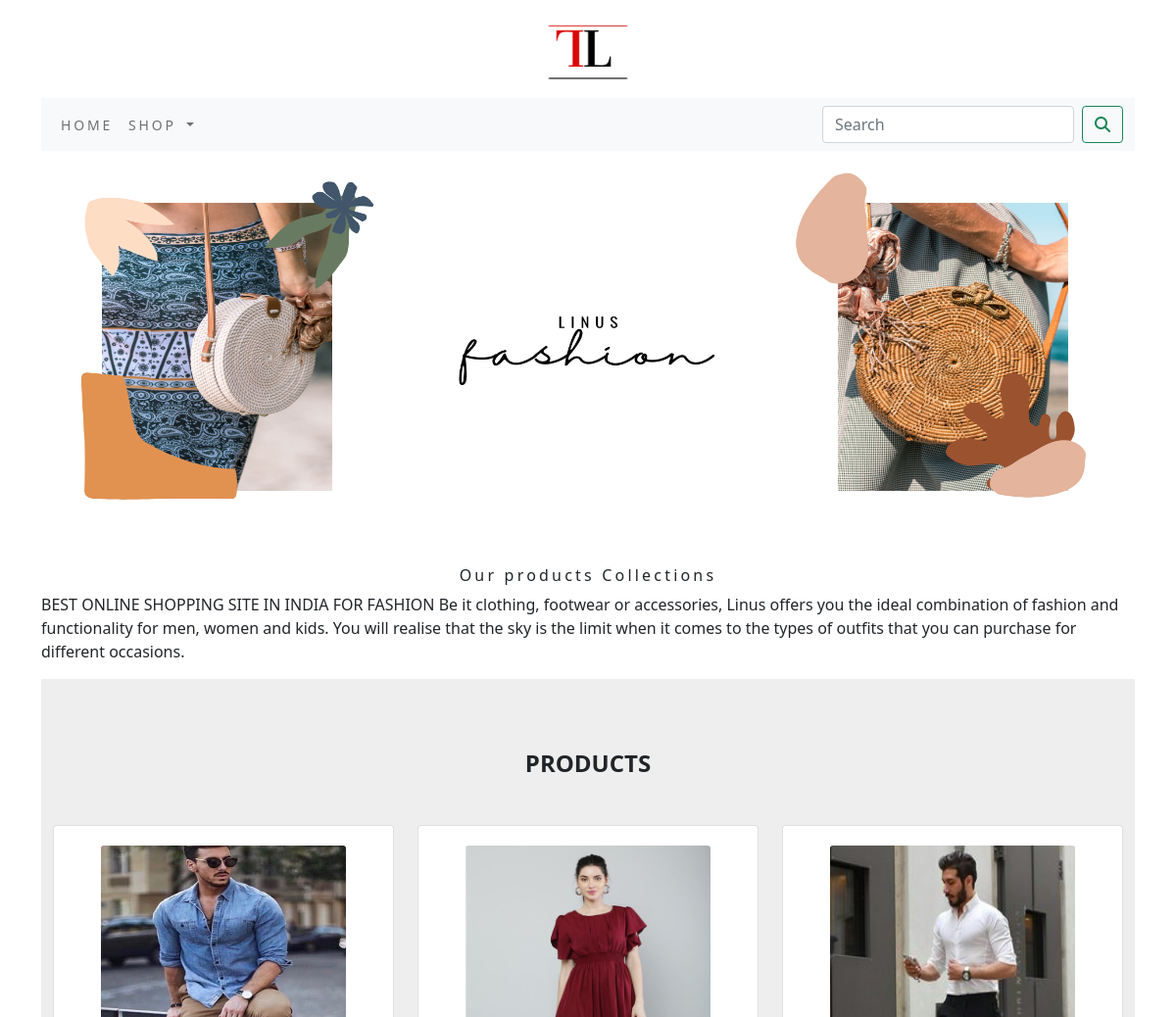
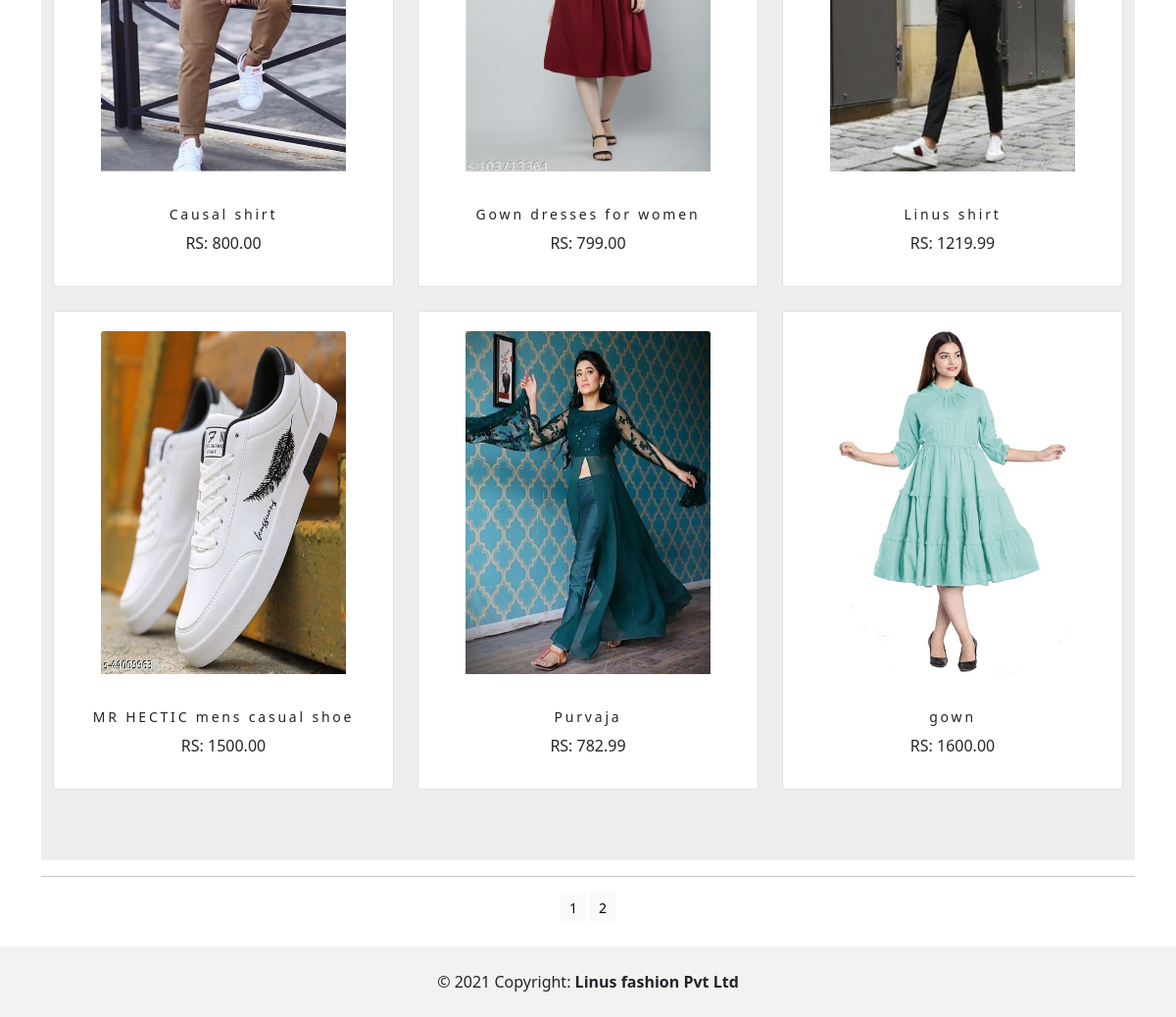
The app's page /shop/ with its own data (2 pictures, top to bottom).
### shop/models.py (models this page shows)
class Product(models.Model):
    name=models.CharField(max_length=250,unique=True)
    slug=models.SlugField(max_length=250,unique=True)
    description=models.TextField(blank=True)
    price=models.DecimalField(max_digits=10,decimal_places=2)
    category=models.ForeignKey(category,on_delete=models.CASCADE)
    image=models.ImageField(upload_to='product',blank=True)
    stock=models.IntegerField()
    available=models.BooleanField(default=True)
    created=models.DateTimeField(auto_now_add=True)
    updated=models.DateTimeField(auto_now=True)
    class Meta:
        ordering=('name',)
        verbose_name='product'
        verbose_name_plural='products'
    def get_url(self):
        return reverse('shop:prodcatdetail', args=[self.category.slug,self.slug])

### shop/views.py (the view)
# urls.py: path('',views.allprodcat, name='allprodcat'),
def allprodcat(request,c_slug=None):
    c_page=None
    products_list=None
    if c_slug!=None:
        c_page=get_object_or_404(category,slug=c_slug)
        products_list=Product.objects.all().filter(category=c_page,available=True)
    else:
        products_list=Product.objects.all().filter(available=True)
    paginator=Paginator(products_list,6)
    try:
        page=int(request.GET.get('page','1'))
    except:
        page=1
    try:
        products=paginator.page(page)
    except (EmptyPage,InvalidPage):
        products=paginator.page(paginator.num_pages)
    return render(request,'category.html',{'category':c_page,'products':products})

### cart/context_processors.py (called while the page is built)
def counter(request):
    item_count=0
    if 'admin' in request.path:
        return {}
    else:
        try:
            cart=Cart.objects.filter(cart_id=_cart_id(request))
            car_item=CartItem.objects.all().filter(cart=cart[:1])
            for cart_item in car_item:
                item_count += cart_item.quantity
        except Cart.DoesNotExist:
            item_count =0
    return dict(item_count=item_count)

### cart/views.py (called while the page is built)
def _cart_id(request):
    cart=request.session.session_key
    if not cart:
        cart=request.session.create()
    return cart

### shop/context_processors.py (called while the page is built)
def menu_links(request):
    links=category.objects.all()
    return dict(links=links)

### shop/models.py (called while the page is built)
    def get_url(self):
        return reverse('shop:products_by_category',args=[self.slug])

### templates/category.html (shortened to what this page needs)
{% extends 'base.html' %}
{% load static %}
{% block content %}
<div class="mx_auto">
    {% if category %}
        <img class="my_image" src="{{category.image.url}}" alt="{{category.name}}">
</div>
    <br>
<div>
    <h1 class="text-center my_title">{{category.name}}</h1>
    <p class="text-justify">{{category.description}}</p>
</div>
{% else %}
<div>
    <img class="my_image my_image_padding" src="{% static 'img/banner.png' %}" alt="Our products" style="width:100%;height:400px;">
</div>
<br>
<div>
    <h1 class="text-center my_title"> Our products Collections</h1>
    <p class="text-justify"> BEST ONLINE SHOPPING SITE IN INDIA FOR FASHION
Be it clothing, footwear or accessories, Linus offers you the ideal combination of fashion and functionality for men, women and kids. You will realise that the sky is the limit when it comes to the types of outfits that you can purchase for different occasions.</p>
</div>
    {% endif %}
<section style="background-color: #eee;">
  <div class="text-center container py-5">
      <h4 class="mt-4 mb-5 text-center"><strong>PRODUCTS</strong></h4>
    <div class="row">
        {% for product in products.object_list %}
      <div class="col-lg-4 col-md-12 mb-4">
        <div class="card text-center">
          <a href="{{product.get_url}}"><img src="{{product.image.url}}"
                                             class="card-img-top my_image" alt="{{product.name}}"  ></a>
          <div class="card-body">
              <h4>{{product.name}}</h4>
              <p>RS: {{product.price}}</p>
          </div>
        </div>
      </div>
        {% endfor %}
    </div>
  </div>
</section>
    <div class="mx-auto">
        {% if products.paginator.num_pages > 1 %}
        <hr>
        <div class="text-center">
            {% for pg in products.paginator.page_range %}
                <a href="?page={{pg}}" class="btn btn-light btn-sm {% if products.number == pg %} active {% endif %}">{{pg}}</a>
        {% endfor %}
        </div>
        {% endif %}
    </div>
    <br>
</div>
{% endblock %}

### templates/base.html (shortened to what this page needs)
{% load static %}
<!DOCTYPE html>
<html lang="en">
<head>
    <link rel="stylesheet" href="{% static 'css/custom.css' %}"
    <link href="{% static 'css/bootstrap.min.css' %}" rel="stylesheet" >
</head>
<body>
<div class="container">
{% include 'header.html' %}
{% include 'nav.html' %}
{% block content %}
{% endblock %}
</div>
{% include 'footer.html' %}
</body>
</html>

### templates/header.html
{% load static %}
<header>
  <center>
    <a href="{%url 'shop:allprodcat' %}"> <img src="{% static 'img/logo1.png' %}" alt="'logimage" width="100px">
  </center>
</header>

### templates/nav.html (shortened to what this page needs)
<nav class="navbar navbar-expand-lg navbar-light bg-light">
  <div class="container-fluid">
    <div class="collapse navbar-collapse" id="navbarSupportedContent">
      <ul class="navbar-nav me-auto mb-2 mb-lg-0">
        <li class="nav-item">
          <a class="nav-link" href="#">Home</a>
        </li>
        <li class="nav-item dropdown {% if 'shop' in request.path %} active {% endif %}">
          <a class="nav-link dropdown-toggle" href="#" id="navbarDropdown" role="button" data-bs-toggle="dropdown" aria-expanded="false">
            Shop
          </a>
        </li>
      </ul>
      <form class="d-flex" action="{% url 'search_app:SearchResult' %}" method="get">
        <input class="form-control me-2" type="search" placeholder="Search" aria-label="Search" name="q" >
        <button class="btn btn-outline-success" type="submit"><i class="fa fa-search"></i></button>
      </form>
    </div>
  </div>
</nav>

### templates/footer.html
  <div class="text-center p-4" style="background-color: rgba(0, 0, 0, 0.05);">
    © 2021 Copyright:
    <a class="text-reset fw-bold" style="text-decoration:none;" > Linus fashion Pvt Ltd </a>
  </div>

### static/css/custom.css (style rules this page uses)
body { font-family: 'Roboto', sans-serif; }
.nav-item { letter-spacing :.2em; font-size :14px; text-transform : uppercase; }
.card-img-top.my_image { width:250px; height:350px; margin:20px; }
.my_title { font-size:16px; text_transform:uppercase; letter-spacing:.2em; }
.my_image_padding { padding:5px; }
.card-body h4 { font-size:14PX; text_transform:uppercase; letter-spacing:.2em; }

### records on screen
Product: image (picture), name "Causal shirt", price "800.00"
Product: image (picture), name "Gown dresses for women", price "799.00"
Product: image (picture), name "Linus shirt", price "1219.99"
Product: image (picture), name "MR HECTIC mens casual shoe", price "1500.00"
Product: image (picture), name "Purvaja", price "782.99"
Product: image (picture), name "gown", price "1600.00"

### other values on screen
{{ pg }} "1" "2"
